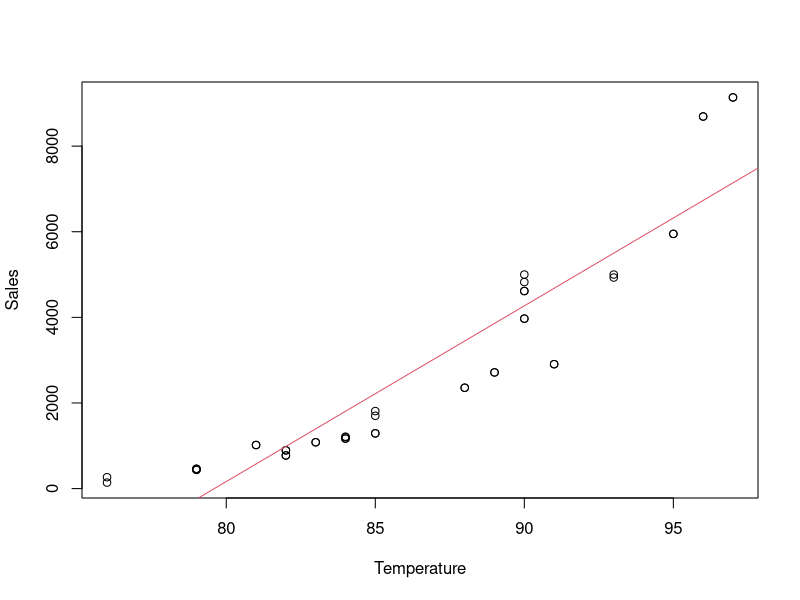
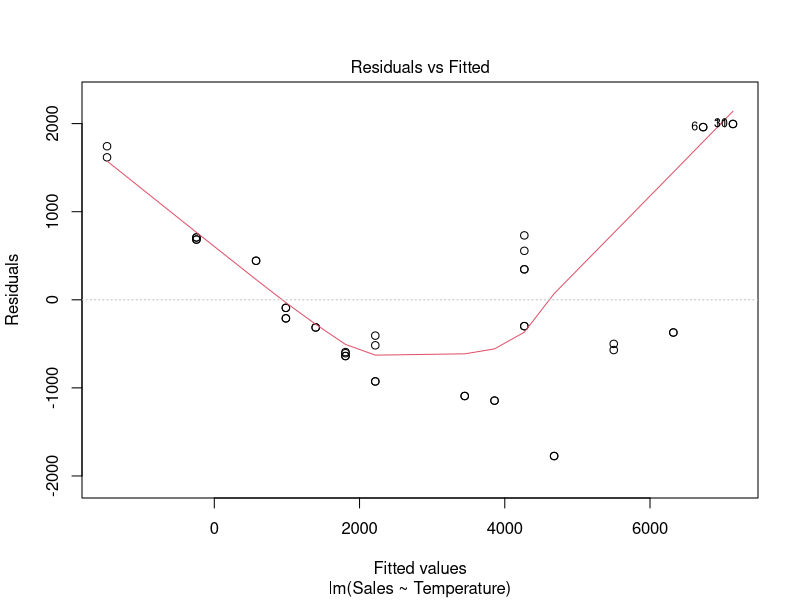
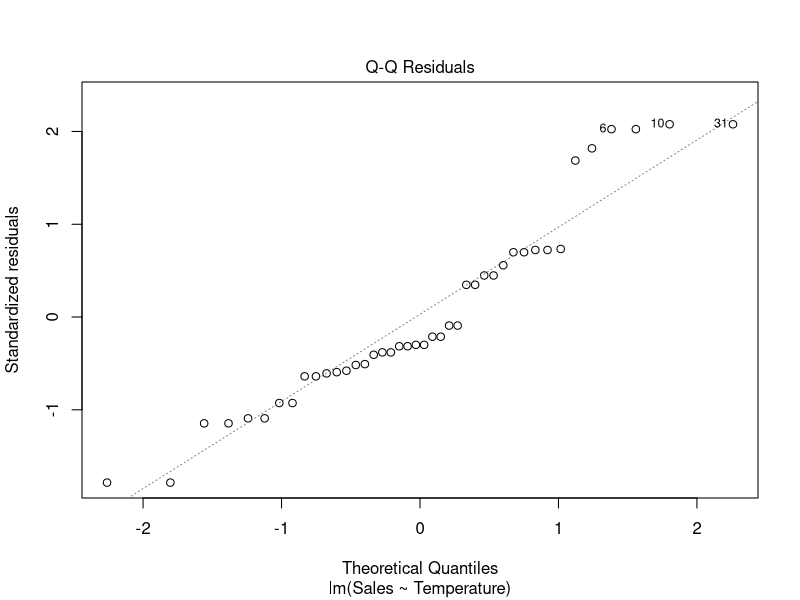
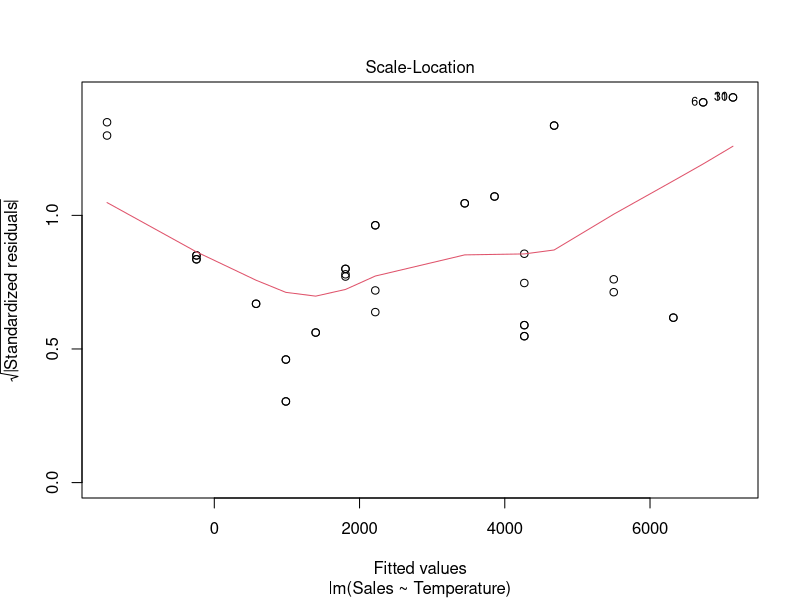
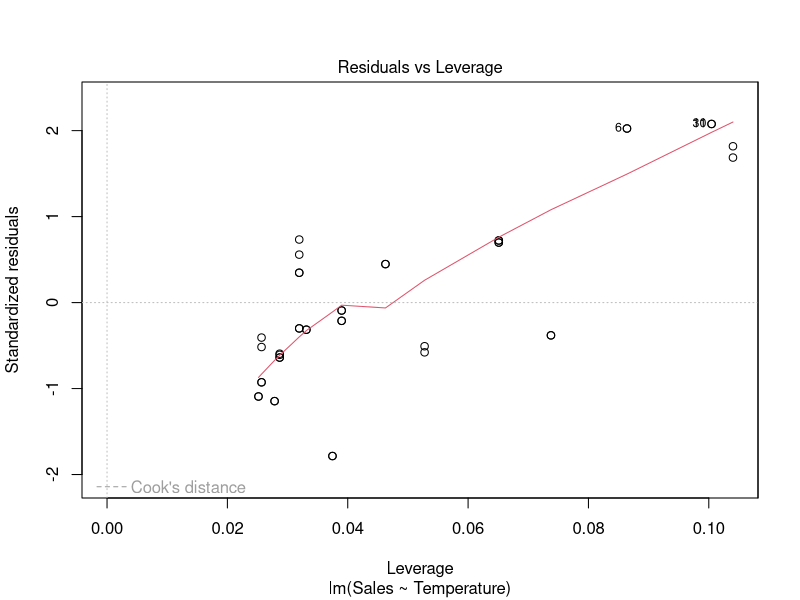

These figures' R source, in order:
library(tidyverse)
beverage <- read.csv("BeverageSales.csv")
str(beverage)

lm1 = lm(Sales ~ Temperature, data = beverage)
summary(lm1)

plot(Sales~Temperature, data=beverage)
abline(lm1, col = 2) 

#Residual line should be straight
plot(lm1)

lm2 = lm(Sales ~ Temperature + I(Temperature^2), data = beverage)
summary(lm2)

# In order to plot the polynomial graph, we need to sort x values, 
# and then predict y-hats using the sorted x's.
# Then, we plot the corresponding curve

sort.bev <- arrange(beverage, Temperature)

# x <- select(sort.bev, Temperature)  # This does not work, why???
x <- sort.bev$Temperature
yhat <- predict(lm2, sort.bev)
lines(x, yhat, col = 2, lwd = 2)
